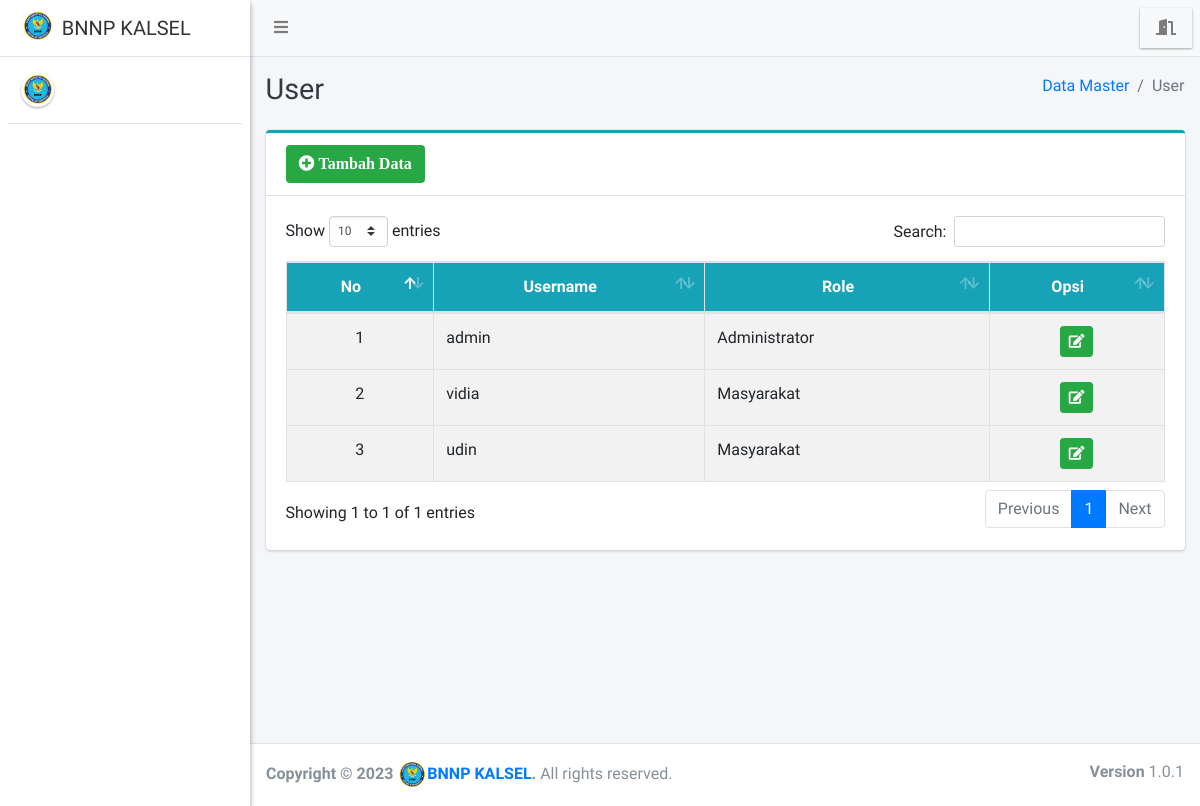
The app's page /kadis/user/index.php, older data.
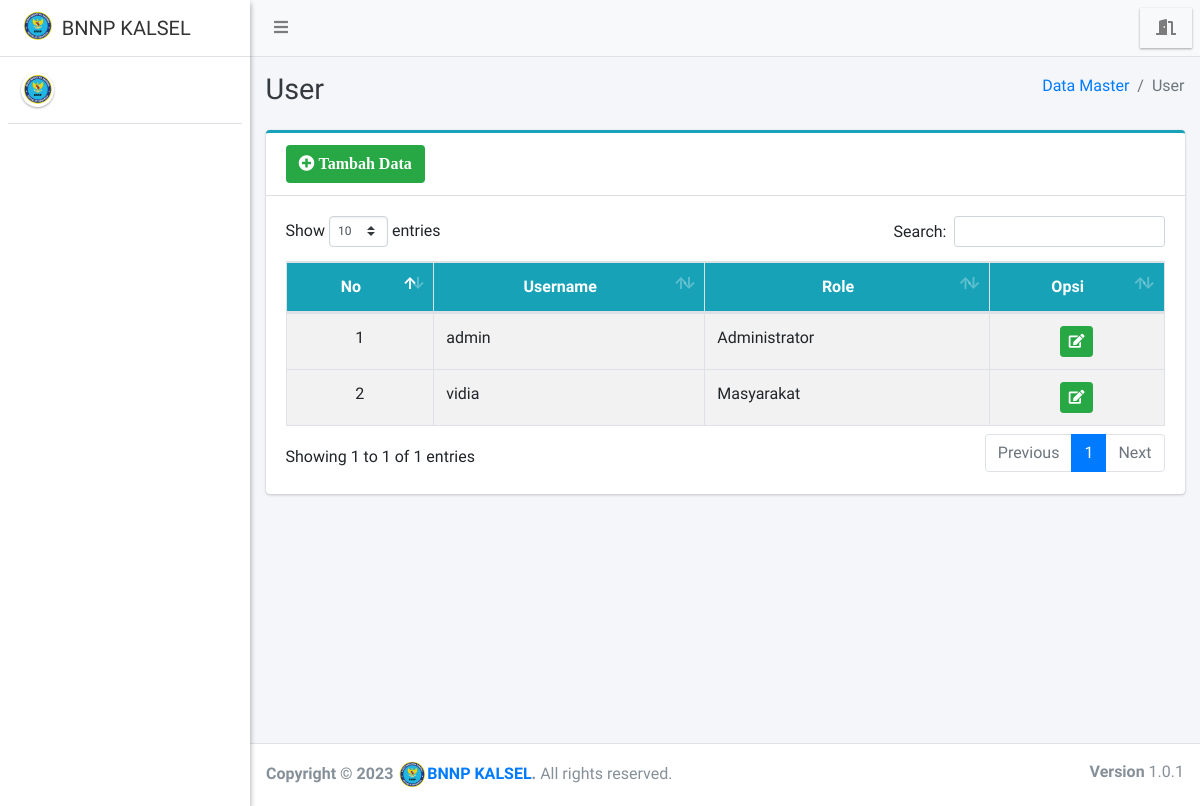
The same page, newer data.
### tables this page shows
CREATE TABLE `user` (
  `id_user` int(11) NOT NULL,
  `username` varchar(50) NOT NULL,
  `password` varchar(100) NOT NULL,
  `role` varchar(20) NOT NULL
);

### kadis/user/index.php (the view, shortened to what this page needs)
<?php
require '../../config/koneksi.php';
?>
<!DOCTYPE html>
<html>
<?php
include '../../templates/head.php';
?>
<body class="hold-transition sidebar-mini layout-fixed">
    <div class="wrapper">
        <?php
        include '../../templates/navbar.php';
        ?>
        <?php
        include '../../templates/sidebar.php';
        ?>
        <div class="content-wrapper">
            <div class="content-header">
                <div class="container-fluid">
                    <div class="row mb-2">
                        <div class="col-sm-6">
                            <h1 class="m-0 text-dark">User</h1>
                        </div>
                        <div class="col-sm-6">
                            <ol class="breadcrumb float-sm-right">
                                <li class="breadcrumb-item"><a href="#">Data Master</a></li>
                                <li class="breadcrumb-item active">User</li>
                            </ol>
                        </div>
                    </div>
                </div>
            </div>
            <section class="content">
                <div class="container-fluid">
                    <div class="row">
                        <div class="col-12">
                            <div class="card card-info card-outline">
                                <div class="card-header">
                                    <a href="tambah" class="btn bg-green"><i class="fa fa-plus-circle"> Tambah Data</i></a>
                                </div>
                                <div class="card-body">
                                    <div class="table-responsive">
                                        <table id="example1" class="table table-bordered table-striped">
                                            <thead class="bg-info">
                                                <tr align="center">
                                                    <th>No</th>
                                                    <th>Username </th>
                                                    <th>Role</th>
                                                    <th>Opsi</th>
                                                </tr>
                                            </thead>
                                            <?php
                                            $no = 1;
                                            $data = $koneksi->query("SELECT * FROM user");
                                            while ($row = $data->fetch_array()) {
                                            ?>
                                                <tbody style="background-color: white">
                                                    <tr>
                                                        <td align="center"><?= $no++ ?></td>
                                                        <td><?= $row['username'] ?></td>
                                                        <td><?= $row['role'] ?></td>
                                                        <td align="center">
                                                            <?php if ($row['role'] != 'Pelanggan') { ?>
                                                                <a href="edit?id=<?= $row['id_user'] ?>" class="btn btn-success btn-sm" title="Edit"><i class="fa fa-edit"></i></a>
                                                            <?php } else { ?>
                                                                <a href="edit?id=<?= $row['id_user'] ?>" class="btn btn-success btn-sm" title="Edit"><i class="fa fa-edit"></i></a>
                                                                <a href="hapus?id=<?= $row['id_user'] ?>" class="btn btn-danger btn-sm alert-hapus" title="Hapus"><i class="fa fa-trash"></i></a>
                                                            <?php } ?>
                                                        </td>
                                                    </tr>
                                                </tbody>
                                            <?php } ?>
                                        </table>
                                    </div>
                                </div>
                            </div>
                        </div>
                    </div>
                </div>
            </section>
        </div>
        <?php include_once "../../templates/footer.php"; ?>
    </div>
</body>
</html>

Row changes from the older to the newer data that the page shows:
removed user: username "udin", role "Masyarakat"
